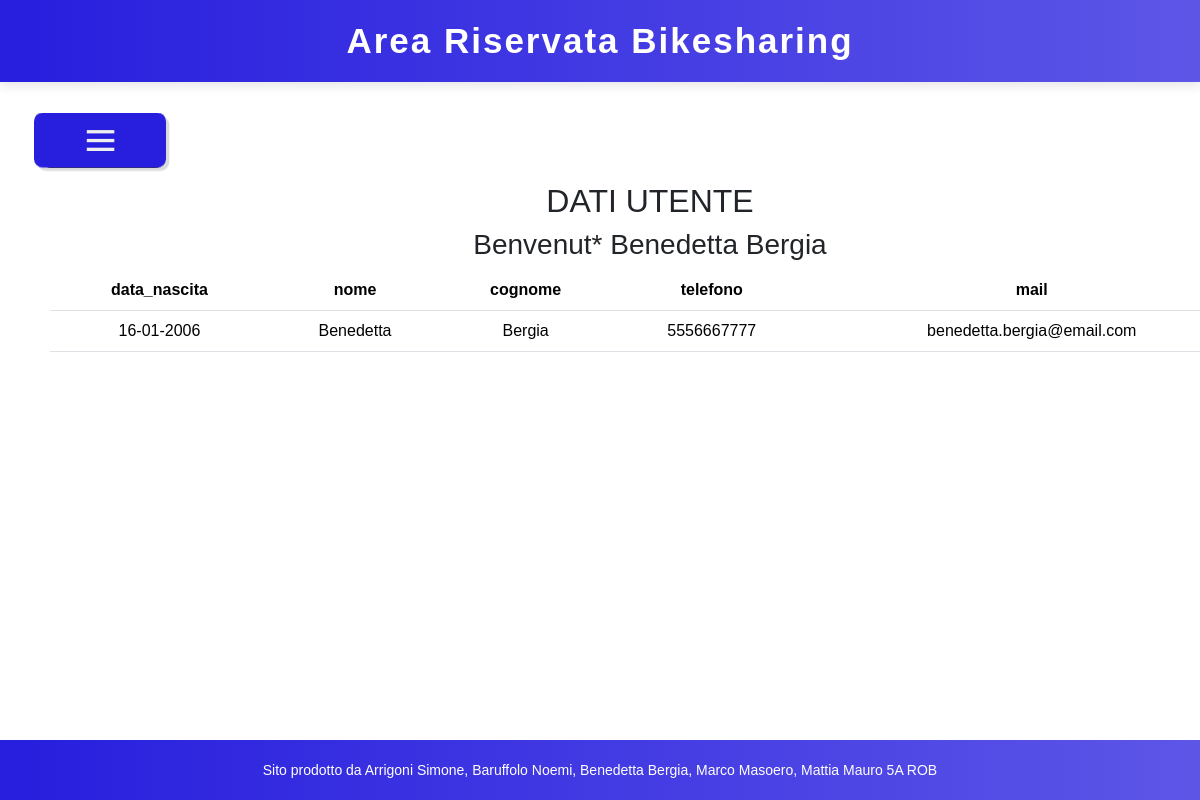
Screenshot of /bike_sharing/visualizza_dati.php (signed in) with the database file from the repository.
### tables this page shows
CREATE TABLE `utenti` (
  `id_utente` int(11) NOT NULL,
  `nome` varchar(30) NOT NULL,
  `cognome` varchar(30) NOT NULL,
  `telefono` varchar(15) DEFAULT NULL,
  `mail` varchar(50) NOT NULL,
  `data_nascita` date NOT NULL,
  `tipo` char(1) NOT NULL COMMENT '"A" amministratore, "U" utente ',
  `tessera` varchar(10) DEFAULT NULL,
  `scadenza_carta` date NOT NULL,
  `codice_carta` char(16) NOT NULL,
  `cvv_carta` char(3) NOT NULL,
  `via` varchar(30) NOT NULL,
  `citta` varchar(30) NOT NULL,
  `user` varchar(20) NOT NULL,
  `psw` varchar(30) NOT NULL,
  `statoUtente` char(1) NOT NULL CHECK (`statoUtente` in ('A','D'))
);

### bike_sharing/visualizza_dati.php (the view)
<?php
include_once("./templates/header_riservata.php");
?>
<?php
    include_once("./templates/menu.php");
?>
<div class="benvenuto" style="width: 100%;margin-left:50px">
    <h2>DATI UTENTE</h2>
    <?php
    echo "<h3>Benvenut* ".$_SESSION['nome']." ".$_SESSION['cognome']."</h3>";
    require("./conf/db_config.php");
    $stmt = $conn->prepare("SELECT * FROM utenti WHERE nome = ?");
    $stmt->bind_param("s", $_SESSION['nome']);
    $stmt->execute();
	$result = $stmt->get_result();
    $rows = $result->fetch_all(MYSQLI_ASSOC);
	echo "<table class=\"table\">
    <tr>
    <td><b>data_nascita</td>
    <td><b>nome</td>
    <td><b>cognome</td>
    <td><b>telefono</td>
    <td><b>mail</td>
    </tr><tbody>";
    foreach($rows as $row){
        $date = date_create($row['data_nascita']);
        echo "<tr>
            <td>".date_format($date,'d-m-Y')."</td>
            <td>".$row['nome']."</td>
            <td>".$row['cognome']."</td>
            <td>".$row['telefono']."</td>
            <td>".$row['mail']."</td>
            </tr>";
    }
    echo "</tbody></table>";
?>
<?php
include_once("./templates/footer.php");
?>

### bike_sharing/css/style.css (style rules this page uses)
html, body { overflow-x: hidden; width: 100%; }
body { font-family: helvetica, sans-serif; padding-bottom: 80px; }
.benvenuto { width: 100%; margin-top: 100px; text-align: center; }

### rows the page displays
utenti: data_nascita "16-01-2006", nome "Benedetta", cognome "Bergia", telefono "5556667777", mail "benedetta.bergia@email.com"

### other values shown
$_SESSION['nome'] "Benedetta"
$_SESSION['cognome'] "Bergia"
